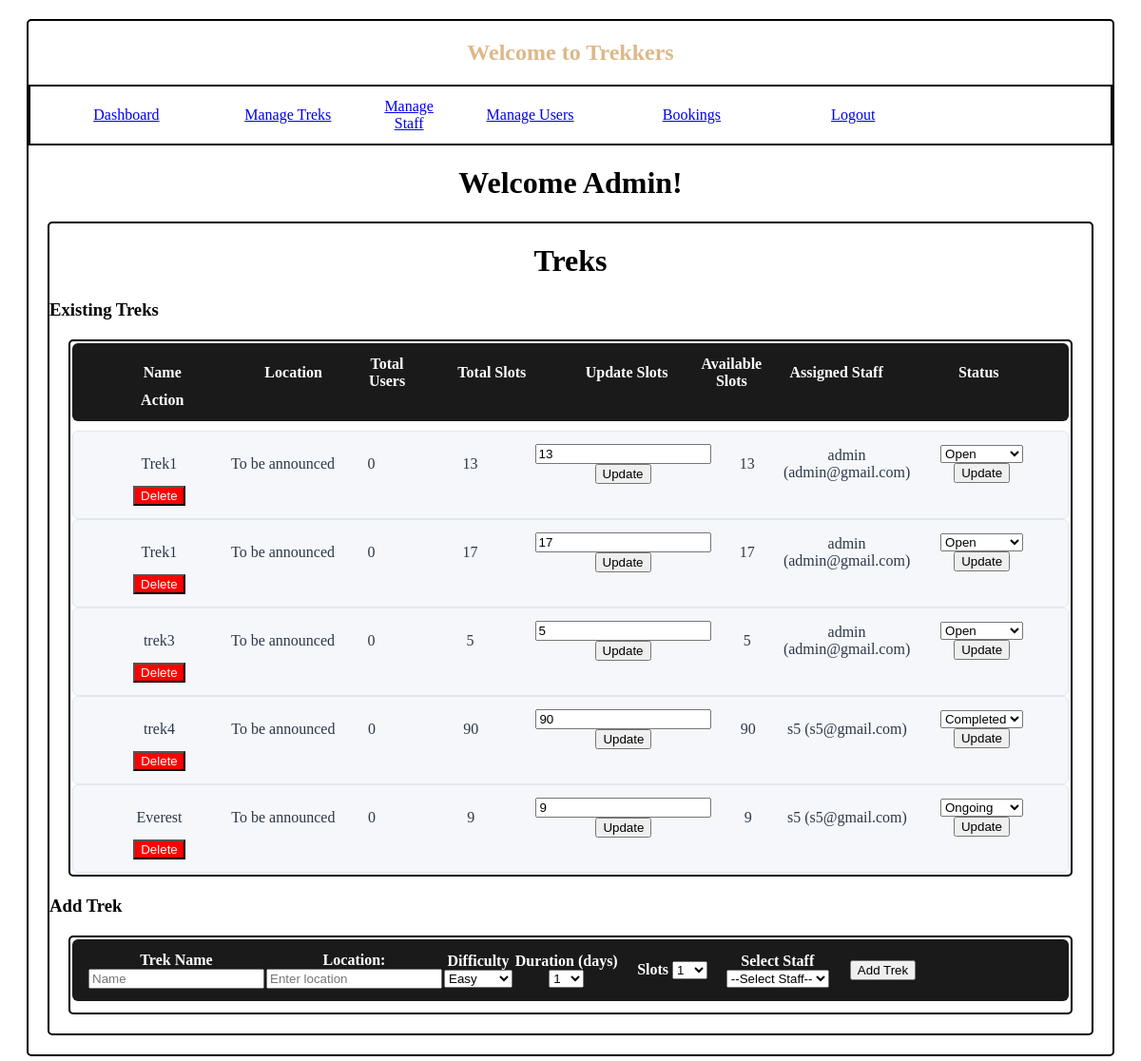
/admin_dashboard?section=treks (signed in), run on an earlier commit of the app's database.
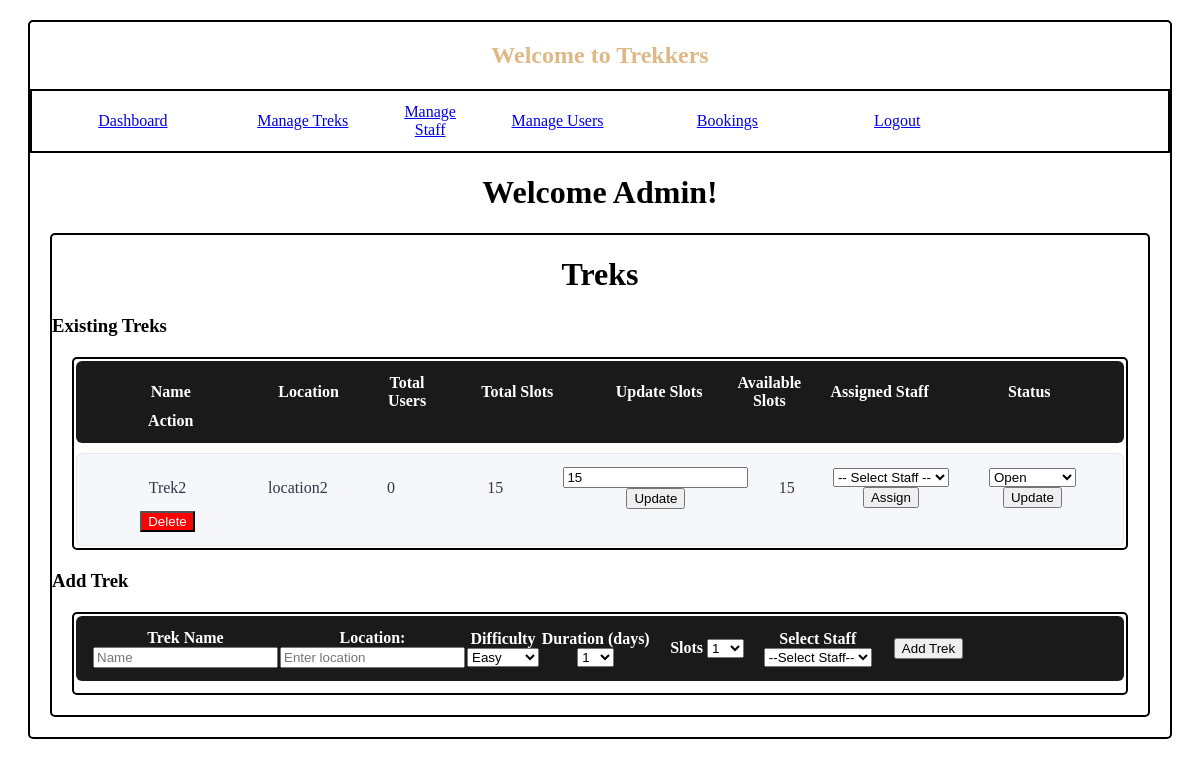
And on a later commit of the database.
### model.py (models this page shows, shortened)
class trek(db.Model):
    trek_id = db.Column(db.Integer,primary_key = True,autoincrement=True)
    name = db.Column(db.String(50),nullable=False)
    difficulty = db.Column(db.String(20),nullable=False)
    duration = db.Column(db.Integer,nullable=False)
    slots = db.Column(db.Integer,nullable=False)
    assigned_staff = db.Column(db.Integer,db.ForeignKey(user.user_id),nullable=True)
    status = db.Column(db.String(20),default='open')
    location = db.Column(db.String(100),default='To be announced')
    bookings = db.relationship('booking', backref='trek',cascade="all, delete")
    staff = db.relationship('user', backref='treks_assigned')

class user(db.Model):
    user_id = db.Column(db.Integer , primary_key = True , autoincrement = True)
    username = db.Column(db.String(50),nullable=False)
    role=db.Column(db.String(20),nullable=False)
    email=db.Column(db.String(50),unique=True,nullable=False)
    password=db.Column(db.String(20),nullable=False)
    is_approved = db.Column(db.Boolean, default=False)
    is_active = db.Column(db.Boolean, default=True)
    bookings = db.relationship('booking', backref='user')

### main.py (the view)
@app.route('/admin_dashboard',methods=['GET','POST'])
def admin_dashboard():
    if 'role' not in session or session['role'] != 'admin':
        return redirect(url_for('admin_login'))
    section=request.args.get('section','dashboard')
    data = None
    total_staff = user_model.query.filter_by(role='staff',is_active=True,is_approved=True).count()
    approved_staff = user_model.query.filter_by(role='staff', is_approved=True,is_active=True).all()
    not_approved_staff = user_model.query.filter_by(role='staff', is_approved=False,is_active=True).all()
    blacklisted_staff = user_model.query.filter_by(role='staff', is_active=False).all()
    blacklisted_users = user_model.query.filter_by(role='user', is_active=False).all()
    total_users = user_model.query.filter_by(role='user',is_active=True).count()
    total_treks = trek_model.query.count()
    total_bookings = booking_model.query.count()
    if section == 'users':
        data = user_model.query.filter_by(role='user',is_active=True).all()
    elif section == 'staff':
        data = user_model.query.filter_by(role='staff').all()
    elif section == 'bookings':
        data = trek_model.query.order_by(trek_model.trek_id.desc()).all()
    elif section == 'treks':
        data = trek_model.query.all()
    return render_template('admin_dashboard.html',section=section,data=data,total_users=total_users,total_staff=total_staff,total_treks=total_treks,total_bookings=total_bookings,approved_staff=approved_staff,not_approved_staff=not_approved_staff,blacklisted_staff=blacklisted_staff,blacklisted_users=blacklisted_users)

### templates/admin_dashboard.html (shortened to what this page needs)
{%extends "base.html"%}
{%block content%}
<div class="row-align">
    <a href="{{ url_for('admin_dashboard') }}">Dashboard</a>
    <a href="{{ url_for('admin_dashboard', section='treks') }}">Manage Treks</a>
    <a href="{{ url_for('admin_dashboard', section='staff') }}">Manage Staff</a>
    <a href="{{ url_for('admin_dashboard', section='users') }}">Manage Users</a>
    <a href="{{ url_for('admin_dashboard', section='bookings') }}">Bookings</a>
    <a href="{{ url_for('logout') }}">Logout</a>
</div>
<h1 style="display: block; text-align: center;">Welcome Admin!</h1>
<div class="container">
    {% if section == 'dashboard' %}
    <h2>Dashboard</h2>
    <table>
        <tr class="trek-row">
            <td>Users: {{ total_users }}</td>
        </tr>
        <tr class="trek-row">
            <td>Staff: {{ total_staff }}</td>
        </tr>
        <tr class="trek-row">
            <td>Treks: {{ total_treks }}</td>
        </tr>
        <tr class="trek-row">
            <td>Bookings: {{ total_bookings }}</td>
        </tr>
    </table>
    {% elif section == 'treks' %}
    <h1 style="display: block; text-align: center;">Treks</h1>
    <h3>Existing Treks</h3>
    <div class="container">
        <table>
            <tr class="trek-header">
                <th>Name</th>
                <th>Location</th>
                <th>Total Users</th>
                <th>Total Slots</th>
                <th>Update Slots</th>
                <th>Available Slots</th>
                <th>Assigned Staff</th>
                <th>Status</th>
                <th>Action</th>
            </tr>
            {% for t in data %}
            <tr class="trek-row">
                <td>{{ t.name }}</td>
                <td>{{ t.location }}</td>
                <td>
                    {{ t.bookings| selectattr('booking_status','equalto','approved')|list| length}}
                </td>
                <td>{{ t.slots }}</td>
                <td>
                    <form method="POST" action="/update_slots_admin/{{ t.trek_id }}">
                        <input type="number" name="slots" value="{{ t.slots }}" min="1">
                        <button type="submit">Update</button>
                    </form>
                </td>
                <td>
                    {{ t.slots - (t.bookings | selectattr('booking_status','equalto','approved') | list | length) }}
                </td>
                <td>
                    {% if t.staff %}
                    {{ t.staff.username }} ({{ t.staff.email }})
                    {% else %}
                    <form action="/assign_staff/{{ t.trek_id }}" method="POST">
                        <select name="staff_id" required>
                            <option value="">-- Select Staff --</option>
                        </select>
                        <button type="submit">Assign</button>
                    </form>
                    {% endif %}
                </td>
                <td>
                    <form method="POST" action="/update_status/{{ t.trek_id }}">
                        <select name="status">
                            <option value="open" {% if t.status=='open' %}selected{% endif %}>Open</option>
                            <option value="ongoing" {% if t.status=='ongoing' %}selected{% endif %}>Ongoing</option>
                            <option value="completed" {% if t.status=='completed' %}selected{% endif %}>Completed
                            </option>
                        </select>
                        <button type="submit">Update</button>
                    </form>
                </td>
                <td>
                    <form method="POST" action="/delete_trek/{{ t.trek_id }}"
                        onsubmit="return confirm('Are you sure you want to delete this trek?');">
                        <button type="submit" style="background-color:red; color:white;">
                            Delete
                        </button>
                    </form>
                </td>
            </tr>
            {% endfor %}
        </table>
    </div>
    <h3>Add Trek</h3>
    <div class="container">
        <table>
            <form method="POST" action="/add_trek">
                <tr class="trek-header">
                    <td>
                        <label for="name">Trek Name</label>
                        <input name="name" placeholder="Name">
                    </td>
                    <td><label>Location:</label>
                        <input type="text" name="location" required placeholder="Enter location">
                    </td>
                    <td>
                        <span>Difficulty</span>
                        <select name="difficulty" id="difficulty">
                            <option value="easy">Easy</option>
                        </select>
                    </td>
                    <td>
                        <label for="duration">Duration (days)</label>
                        <select name="duration" id="duration">
                            {%for i in range(1,31)%}
                            <option value="{{i}}">{{i}}</option>
                            {%endfor%}
                        </select>
                    </td>
                    <td><label for="slots">Slots</label>
                        <select name="slots" id="slots">
                            {%for i in range(1,31)%}
                            <option value="{{i}}">{{i}}</option>
                            {%endfor%}
                        </select>
                    </td>
                    <td>
                        <label>Select Staff</label>
                        <select name="staff_id">
                            <option value="">--Select Staff--</option>
                        </select>
                    </td>
                    <td>
                        <button type="submit">Add Trek</button>
                    </td>
                </tr>
            </form>
        </table>
    </div>
    {% endif %}
    {%endblock%}

### templates/base.html (shortened to what this page needs)
<!DOCTYPE html>
<html lang="en">
<head>
    <link rel="stylesheet" href="/static/main.css">
</head>
<body>
    <div class="container">
        <div class="center"><h2>Welcome to Trekkers</h2></div>
        {% block content%}{% endblock %}
    </div>
</body>
</html>

### static/main.css (style rules this page uses)
.container { margin: 20px; border: 2px solid black; border-radius: 5px; }
.center { text-align: center; margin: auto; color: burlywood; }
.trek-header, .trek-row { display: grid; grid-template-columns: 2fr 1.5fr 1fr 1.8fr 1.8fr 1fr 1.8fr 2fr; padding: 12px 16px; text-align: center; align-items: center; }
.row-align { border: 2px solid black; display: grid; grid-template-columns: 2fr 2fr 1fr 2fr 2fr 2fr 2fr; padding: 12px 16px; text-align: center ; align-items: center; }
.trek-header { background-color: #1a1a1a; color: #ffffff; font-weight: 600; border-radius: 6px; margin-bottom: 10px; }
.trek-row { background-color: #f5f7fa; color: #2d3748; border: 1px solid #e2e8f0; border-radius: 6px; }

What changed in the data, as far as the page shows it:
removed trek: name "Trek1", location "To be announced", bookings|selectattr "0", slots "13", staff.username "admin", staff.email "admin@gmail.com", status "Open"
removed trek: name "Trek1", location "To be announced", bookings|selectattr "0", slots "17", staff.username "admin", staff.email "admin@gmail.com", status "Open"
removed trek: name "trek3", location "To be announced", bookings|selectattr "0", slots "5", staff.username "admin", staff.email "admin@gmail.com", status "Open"
removed trek: name "Everest", location "To be announced", bookings|selectattr "0", slots "9", staff.username "s5", staff.email "s5@gmail.com", status "Ongoing"
changed trek: name "trek4" → "Trek2"; location "To be announced" → "location2"; slots "90" → "15"; staff_id (not shown) → "-- Select Staff --"; status "Completed" → "Open"; staff.username "s5" → (not shown); staff.email "s5@gmail.com" → (not shown); text "( )" → "Assign"
